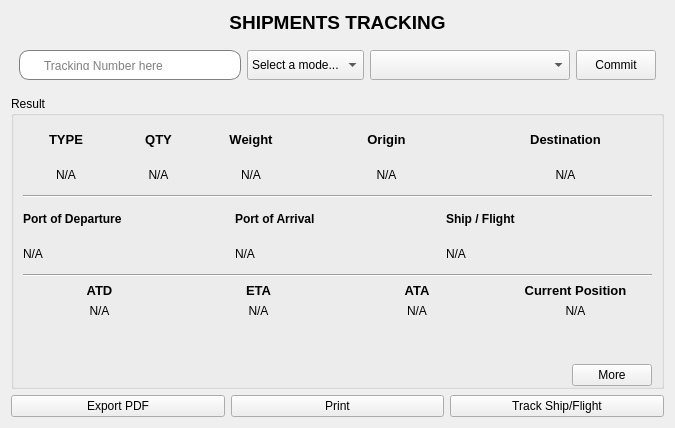
<?xml version="1.0" encoding="UTF-8"?>
<ui version="4.0">
 <class>Form</class>
 <widget class="QWidget" name="Form">
  <property name="geometry">
   <rect>
    <x>0</x>
    <y>0</y>
    <width>675</width>
    <height>428</height>
   </rect>
  </property>
  <property name="windowTitle">
   <string>Form</string>
  </property>
  <layout class="QVBoxLayout" name="verticalLayout_2">
   <item>
    <layout class="QVBoxLayout" name="verticalLayout" stretch="0,0,3,0">
     <item>
      <widget class="QLabel" name="title">
       <property name="font">
        <font>
         <pointsize>14</pointsize>
         <weight>75</weight>
         <bold>true</bold>
        </font>
       </property>
       <property name="text">
        <string>SHIPMENTS TRACKING</string>
       </property>
       <property name="alignment">
        <set>Qt::AlignCenter</set>
       </property>
      </widget>
     </item>
     <item>
      <layout class="QHBoxLayout" name="horizontalLayout">
       <property name="leftMargin">
        <number>8</number>
       </property>
       <property name="topMargin">
        <number>10</number>
       </property>
       <property name="rightMargin">
        <number>8</number>
       </property>
       <property name="bottomMargin">
        <number>10</number>
       </property>
       <item>
        <widget class="QFrame" name="trackingNumFrame">
         <property name="minimumSize">
          <size>
           <width>0</width>
           <height>0</height>
          </size>
         </property>
         <property name="maximumSize">
          <size>
           <width>16777215</width>
           <height>30</height>
          </size>
         </property>
         <property name="styleSheet">
          <string notr="true">background-color : white;
border : 1px solid gray;
border-radius : 10px;</string>
         </property>
         <property name="frameShape">
          <enum>QFrame::StyledPanel</enum>
         </property>
         <property name="frameShadow">
          <enum>QFrame::Raised</enum>
         </property>
         <layout class="QHBoxLayout" name="horizontalLayout_2">
          <item>
           <widget class="QLabel" name="searchIco">
            <property name="sizeIncrement">
             <size>
              <width>0</width>
              <height>0</height>
             </size>
            </property>
            <property name="styleSheet">
             <string notr="true">background-color : transparent;
border : none;</string>
            </property>
            <property name="text">
             <string/>
            </property>
            <property name="pixmap">
             <pixmap resource="icon.qrc">:/icon/search.svg</pixmap>
            </property>
            <property name="scaledContents">
             <bool>true</bool>
            </property>
           </widget>
          </item>
          <item>
           <widget class="QLineEdit" name="trackingNumberLine">
            <property name="styleSheet">
             <string notr="true">background-color : transparent;
border : none;</string>
            </property>
            <property name="placeholderText">
             <string>Tracking Number here</string>
            </property>
           </widget>
          </item>
         </layout>
        </widget>
       </item>
       <item>
        <widget class="QComboBox" name="typeShipment">
         <property name="minimumSize">
          <size>
           <width>0</width>
           <height>30</height>
          </size>
         </property>
         <property name="currentIndex">
          <number>0</number>
         </property>
         <property name="placeholderText">
          <string>Sele</string>
         </property>
         <item>
          <property name="text">
           <string>Select a mode...</string>
          </property>
         </item>
         <item>
          <property name="text">
           <string>Air</string>
          </property>
         </item>
         <item>
          <property name="text">
           <string>Sea</string>
          </property>
         </item>
        </widget>
       </item>
       <item>
        <widget class="QComboBox" name="companiesBox">
         <property name="minimumSize">
          <size>
           <width>200</width>
           <height>30</height>
          </size>
         </property>
        </widget>
       </item>
       <item>
        <widget class="QPushButton" name="pushButton">
         <property name="minimumSize">
          <size>
           <width>0</width>
           <height>30</height>
          </size>
         </property>
         <property name="cursor">
          <cursorShape>PointingHandCursor</cursorShape>
         </property>
         <property name="text">
          <string>Commit</string>
         </property>
        </widget>
       </item>
      </layout>
     </item>
     <item>
      <widget class="QGroupBox" name="groupBox">
       <property name="title">
        <string>Result</string>
       </property>
       <layout class="QVBoxLayout" name="verticalLayout_4" stretch="1,1,0,0,1">
        <property name="bottomMargin">
         <number>0</number>
        </property>
        <item>
         <layout class="QVBoxLayout" name="verticalLayout_3">
          <item>
           <layout class="QHBoxLayout" name="horizontalLayout_3" stretch="1,1,1,2,2">
            <item>
             <layout class="QVBoxLayout" name="verticalLayout_11">
              <item>
               <widget class="QLabel" name="typeLab">
                <property name="font">
                 <font>
                  <pointsize>10</pointsize>
                  <weight>75</weight>
                  <bold>true</bold>
                 </font>
                </property>
                <property name="text">
                 <string>TYPE</string>
                </property>
                <property name="alignment">
                 <set>Qt::AlignCenter</set>
                </property>
               </widget>
              </item>
              <item>
               <widget class="QLabel" name="typeTextLab">
                <property name="text">
                 <string>N/A</string>
                </property>
                <property name="alignment">
                 <set>Qt::AlignCenter</set>
                </property>
               </widget>
              </item>
             </layout>
            </item>
            <item>
             <layout class="QVBoxLayout" name="verticalLayout_10">
              <item>
               <widget class="QLabel" name="qtyLabe">
                <property name="font">
                 <font>
                  <pointsize>10</pointsize>
                  <weight>75</weight>
                  <bold>true</bold>
                 </font>
                </property>
                <property name="text">
                 <string>QTY</string>
                </property>
                <property name="alignment">
                 <set>Qt::AlignCenter</set>
                </property>
               </widget>
              </item>
              <item>
               <widget class="QLabel" name="qtyTextLab">
                <property name="text">
                 <string>N/A</string>
                </property>
                <property name="alignment">
                 <set>Qt::AlignCenter</set>
                </property>
               </widget>
              </item>
             </layout>
            </item>
            <item>
             <layout class="QVBoxLayout" name="verticalLayout_12">
              <item>
               <widget class="QLabel" name="weightLab">
                <property name="font">
                 <font>
                  <pointsize>10</pointsize>
                  <weight>75</weight>
                  <bold>true</bold>
                 </font>
                </property>
                <property name="text">
                 <string>Weight</string>
                </property>
                <property name="alignment">
                 <set>Qt::AlignCenter</set>
                </property>
               </widget>
              </item>
              <item>
               <widget class="QLabel" name="weightTextLab">
                <property name="text">
                 <string>N/A</string>
                </property>
                <property name="alignment">
                 <set>Qt::AlignCenter</set>
                </property>
               </widget>
              </item>
             </layout>
            </item>
            <item>
             <layout class="QVBoxLayout" name="verticalLayout_8">
              <item>
               <widget class="QLabel" name="originLab">
                <property name="font">
                 <font>
                  <pointsize>10</pointsize>
                  <weight>75</weight>
                  <bold>true</bold>
                 </font>
                </property>
                <property name="text">
                 <string>Origin</string>
                </property>
                <property name="alignment">
                 <set>Qt::AlignCenter</set>
                </property>
               </widget>
              </item>
              <item>
               <widget class="QLabel" name="originTextLab">
                <property name="text">
                 <string>N/A</string>
                </property>
                <property name="alignment">
                 <set>Qt::AlignCenter</set>
                </property>
               </widget>
              </item>
             </layout>
            </item>
            <item>
             <layout class="QVBoxLayout" name="verticalLayout_7">
              <item>
               <widget class="QLabel" name="destinaLab">
                <property name="font">
                 <font>
                  <pointsize>10</pointsize>
                  <weight>75</weight>
                  <bold>true</bold>
                 </font>
                </property>
                <property name="text">
                 <string>Destination</string>
                </property>
                <property name="alignment">
                 <set>Qt::AlignCenter</set>
                </property>
               </widget>
              </item>
              <item>
               <widget class="QLabel" name="destinaTextLab">
                <property name="text">
                 <string>N/A</string>
                </property>
                <property name="alignment">
                 <set>Qt::AlignCenter</set>
                </property>
               </widget>
              </item>
             </layout>
            </item>
           </layout>
          </item>
          <item>
           <widget class="Line" name="line">
            <property name="orientation">
             <enum>Qt::Horizontal</enum>
            </property>
           </widget>
          </item>
          <item>
           <layout class="QHBoxLayout" name="horizontalLayout_5">
            <item>
             <layout class="QVBoxLayout" name="verticalLayout_14">
              <item>
               <widget class="QLabel" name="PODLab">
                <property name="font">
                 <font>
                  <weight>75</weight>
                  <bold>true</bold>
                 </font>
                </property>
                <property name="text">
                 <string>Port of Departure</string>
                </property>
               </widget>
              </item>
              <item>
               <widget class="QLabel" name="PODTextLab">
                <property name="text">
                 <string>N/A</string>
                </property>
               </widget>
              </item>
             </layout>
            </item>
            <item>
             <layout class="QVBoxLayout" name="verticalLayout_13">
              <item>
               <widget class="QLabel" name="POALab">
                <property name="font">
                 <font>
                  <weight>75</weight>
                  <bold>true</bold>
                 </font>
                </property>
                <property name="text">
                 <string>Port of Arrival</string>
                </property>
               </widget>
              </item>
              <item>
               <widget class="QLabel" name="POATextLab">
                <property name="text">
                 <string>N/A</string>
                </property>
               </widget>
              </item>
             </layout>
            </item>
            <item>
             <layout class="QVBoxLayout" name="verticalLayout_15">
              <item>
               <widget class="QLabel" name="ship_Flight_Lab">
                <property name="font">
                 <font>
                  <weight>75</weight>
                  <bold>true</bold>
                 </font>
                </property>
                <property name="text">
                 <string>Ship / Flight</string>
                </property>
               </widget>
              </item>
              <item>
               <widget class="QLabel" name="ship_Flight_Text_Lab">
                <property name="text">
                 <string>N/A</string>
                </property>
               </widget>
              </item>
             </layout>
            </item>
           </layout>
          </item>
         </layout>
        </item>
        <item>
         <widget class="Line" name="line_2">
          <property name="orientation">
           <enum>Qt::Horizontal</enum>
          </property>
         </widget>
        </item>
        <item>
         <layout class="QHBoxLayout" name="horizontalLayout_6">
          <item>
           <layout class="QVBoxLayout" name="verticalLayout_18">
            <item>
             <widget class="QLabel" name="ATDLabe">
              <property name="font">
               <font>
                <pointsize>10</pointsize>
                <weight>75</weight>
                <bold>true</bold>
               </font>
              </property>
              <property name="text">
               <string>ATD</string>
              </property>
              <property name="alignment">
               <set>Qt::AlignCenter</set>
              </property>
             </widget>
            </item>
            <item>
             <widget class="QLabel" name="ATDTextLab">
              <property name="text">
               <string>N/A</string>
              </property>
              <property name="alignment">
               <set>Qt::AlignCenter</set>
              </property>
             </widget>
            </item>
           </layout>
          </item>
          <item>
           <layout class="QVBoxLayout" name="verticalLayout_17">
            <item>
             <widget class="QLabel" name="ETALab">
              <property name="font">
               <font>
                <pointsize>10</pointsize>
                <weight>75</weight>
                <bold>true</bold>
               </font>
              </property>
              <property name="text">
               <string>ETA</string>
              </property>
              <property name="alignment">
               <set>Qt::AlignCenter</set>
              </property>
             </widget>
            </item>
            <item>
             <widget class="QLabel" name="ETATextLab">
              <property name="text">
               <string>N/A</string>
              </property>
              <property name="alignment">
               <set>Qt::AlignCenter</set>
              </property>
             </widget>
            </item>
           </layout>
          </item>
          <item>
           <layout class="QVBoxLayout" name="verticalLayout_16">
            <item>
             <widget class="QLabel" name="ATALab">
              <property name="font">
               <font>
                <pointsize>10</pointsize>
                <weight>75</weight>
                <bold>true</bold>
               </font>
              </property>
              <property name="text">
               <string>ATA</string>
              </property>
              <property name="alignment">
               <set>Qt::AlignCenter</set>
              </property>
             </widget>
            </item>
            <item>
             <widget class="QLabel" name="ATATextLab">
              <property name="text">
               <string>N/A</string>
              </property>
              <property name="alignment">
               <set>Qt::AlignCenter</set>
              </property>
             </widget>
            </item>
           </layout>
          </item>
          <item>
           <layout class="QVBoxLayout" name="verticalLayout_19">
            <item>
             <widget class="QLabel" name="CurrentPLab">
              <property name="font">
               <font>
                <pointsize>10</pointsize>
                <weight>75</weight>
                <bold>true</bold>
               </font>
              </property>
              <property name="text">
               <string>Current Position</string>
              </property>
              <property name="alignment">
               <set>Qt::AlignCenter</set>
              </property>
             </widget>
            </item>
            <item>
             <widget class="QLabel" name="currentPTextLab">
              <property name="text">
               <string>N/A</string>
              </property>
              <property name="alignment">
               <set>Qt::AlignCenter</set>
              </property>
             </widget>
            </item>
           </layout>
          </item>
         </layout>
        </item>
        <item>
         <spacer name="verticalSpacer_2">
          <property name="orientation">
           <enum>Qt::Vertical</enum>
          </property>
          <property name="sizeHint" stdset="0">
           <size>
            <width>20</width>
            <height>40</height>
           </size>
          </property>
         </spacer>
        </item>
        <item>
         <layout class="QHBoxLayout" name="horizontalLayout_7">
          <item>
           <spacer name="horizontalSpacer">
            <property name="orientation">
             <enum>Qt::Horizontal</enum>
            </property>
            <property name="sizeHint" stdset="0">
             <size>
              <width>40</width>
              <height>20</height>
             </size>
            </property>
           </spacer>
          </item>
          <item>
           <widget class="QPushButton" name="moreButton">
            <property name="cursor">
             <cursorShape>PointingHandCursor</cursorShape>
            </property>
            <property name="text">
             <string>More</string>
            </property>
           </widget>
          </item>
         </layout>
        </item>
       </layout>
      </widget>
     </item>
     <item>
      <layout class="QHBoxLayout" name="horizontalLayout_8">
       <item>
        <widget class="QPushButton" name="exportPDF">
         <property name="cursor">
          <cursorShape>PointingHandCursor</cursorShape>
         </property>
         <property name="text">
          <string>Export PDF</string>
         </property>
        </widget>
       </item>
       <item>
        <widget class="QPushButton" name="printButton">
         <property name="cursor">
          <cursorShape>PointingHandCursor</cursorShape>
         </property>
         <property name="text">
          <string>Print</string>
         </property>
        </widget>
       </item>
       <item>
        <widget class="QPushButton" name="trackFlight">
         <property name="cursor">
          <cursorShape>PointingHandCursor</cursorShape>
         </property>
         <property name="text">
          <string>Track Ship/Flight</string>
         </property>
        </widget>
       </item>
      </layout>
     </item>
    </layout>
   </item>
  </layout>
 </widget>
 <resources>
  <include location="icon.qrc"/>
 </resources>
 <connections/>
</ui>
